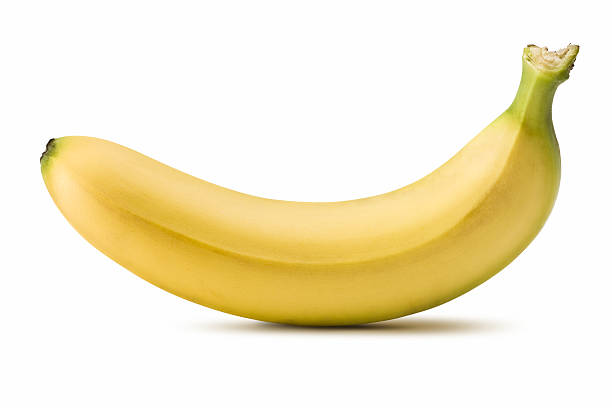
#> input picture pics/bananapic.jpg, 612 x 408 px, found by its file name
$ jupyter execute tp07.ipynb
#> lines starting #> are read from the running program, lines starting #| are printed output that depends on the picture; after the words box and inside, x2 and y2 are one past the last pixel; in counts of white or black regions, pixels touching at a corner belong together
belkacem dounia

# **TP07 : Détection et Segmentation de Contours Fermés par Filtre de Kirsch**

---

## **1. Objectif**

L’objectif de ce TP est de détecter et segmenter automatiquement les **contours fermés** dans une image en niveaux de gris.
Pour cela, on utilise successivement :
- le **filtre de Kirsch** (pour la détection multi-directionnelle des bords),
- la **méthode d’Otsu** (pour le seuillage automatique des contours),
- puis une étape de **segmentation et vérification des contours fermés** à l’aide d’outils morphologiques.

---

## **2. Méthodologie**

### **2.1. Détection des contours avec le filtre de Kirsch**

(expliquee dans le tp precedent)
### **2.2. Seuillage automatique par la méthode d’Otsu**
(expliquee dans le tp precedent)
.

### **2.3. Segmentation et vérification des contours fermés**

- On utilise la fonction `cv2.findContours` pour extraire tous les contours de l’image binaire.
- On vérifie la fermeture des contours (ici via la convexité) et on ne conserve que les contours fermés.
- Les contours fermés sont ensuite dessinés et remplis pour obtenir une image segmentée des objets détectés.

---

## **3. Résultats**
- L’étape de segmentation permet d’isoler et de visualiser uniquement les **contours fermés**, correspondant souvent à des objets ou régions d’intérêt.
---
## **4. Conclusion**

La combinaison du **filtre de Kirsch** (pour la détection multi-directionnelle des contours), du **seuillage automatique d’Otsu** (pour la binarisation) et de l’**analyse morphologique** (pour la segmentation des contours fermés) permet d’obtenir une segmentation robuste et automatisée des objets fermés dans une image.

[cell 1]
import numpy as np
import matplotlib.pyplot as plt
from PIL import Image
import cv2

# --- Étape 1 : Charger et convertir l'image ---
image_path = r"C:\Users\DELL\Desktop\tp_tim\pics\bananapic.jpg"
image = Image.open(image_path).convert('L')
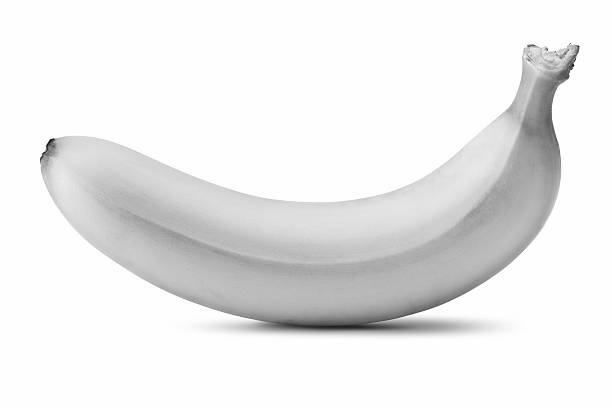
#> image: PIL image 612x408 L; min 4, max 255, mean 235.3
image_array = np.array(image)

# --- Étape 2 : Définir les 8 masques de Kirsch ---
kirsch_kernels = [
    np.array([[ 5,  5,  5],
              [-3,  0, -3],
              [-3, -3, -3]]),  # Nord
    np.array([[ 5,  5, -3],
              [ 5,  0, -3],
              [-3, -3, -3]]),  # Nord-Est
    np.array([[ 5, -3, -3],
              [ 5,  0, -3],
              [ 5, -3, -3]]),  # Est
    np.array([[-3, -3, -3],
              [ 5,  0, -3],
              [ 5,  5, -3]]),  # Sud-Est
    np.array([[-3, -3, -3],
              [-3,  0, -3],
              [ 5,  5,  5]]),  # Sud
    np.array([[-3, -3, -3],
              [-3,  0,  5],
              [-3,  5,  5]]),  # Sud-Ouest
    np.array([[-3, -3,  5],
              [-3,  0,  5],
              [-3, -3,  5]]),  # Ouest
    np.array([[-3,  5,  5],
              [-3,  0,  5],
              [-3, -3, -3]])   # Nord-Ouest
]

# --- Étape 3 : Appliquer le filtre de Kirsch ---
def apply_kirsch_filter(image, kernels):
    padded_image = np.pad(image, pad_width=1, mode='constant', constant_values=0)
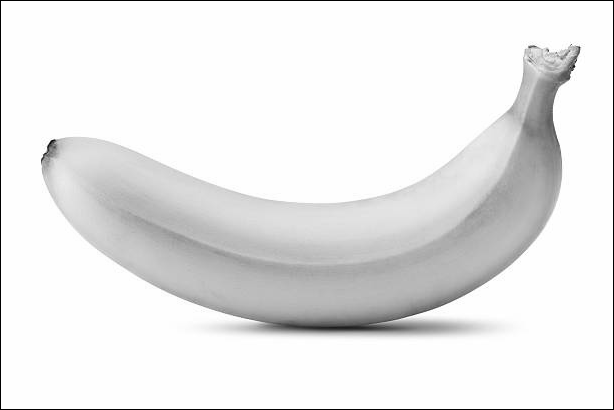
#> padded_image: shape (410, 614); min 0, max 255, mean 233.4
    rows, cols = image.shape
#> rows = 408; cols = 612
    responses = []

    for kernel in kernels:
        response = np.zeros_like(image, dtype=np.float32)
        for i in range(1, rows + 1):
            for j in range(1, cols + 1):
                region = padded_image[i-1:i+2, j-1:j+2]
                value = np.sum(region * kernel)
                response[i-1, j-1] = value
        responses.append(response)
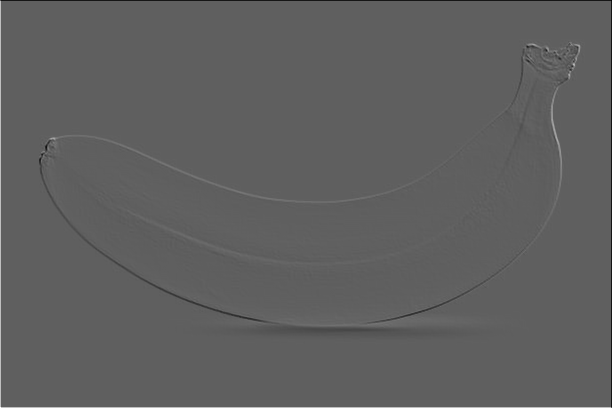
#> response: shape (408, 612) float32; min -2286, max 3810, mean 2.1; drawn with min black and max white
#> after the loop, responses = 8 items

    final_response = np.maximum.reduce(responses)
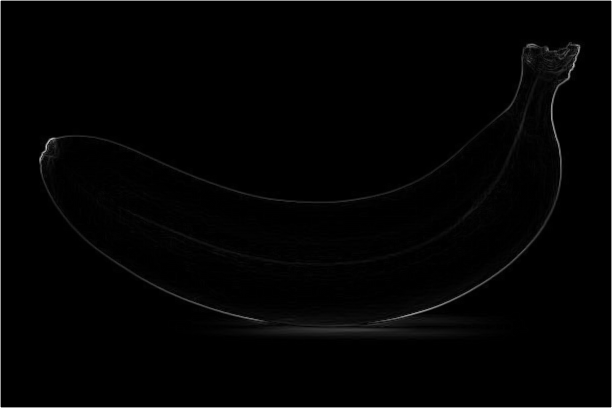
#> final_response: shape (408, 612) float32; min 0, max 3810, mean 46.9; drawn with min black and max white
    return np.clip(final_response, 0, 255).astype(np.uint8)
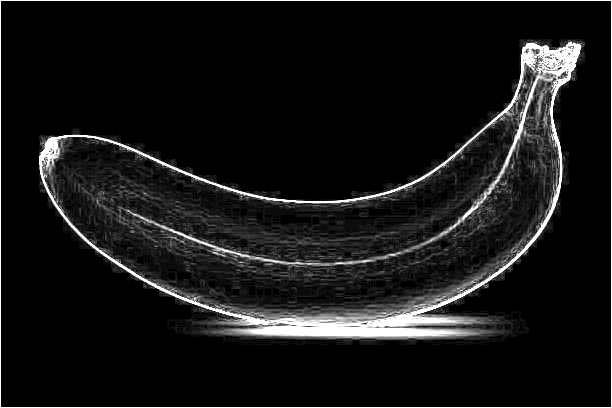
#> returned value: shape (408, 612); min 0, max 255, mean 22.5

# --- Étape 4 : Méthode d'Otsu pour le seuillage automatique ---
def otsu_threshold(image):
    histogram, _ = np.histogram(image, bins=256, range=(0, 256))
#> histogram = 256 values, max 168206 at index 0, min 4 at index 1, mean 975.4
    total_pixels = image.size
#> total_pixels = 249696

    current_max = 0
    threshold = 0
    sum_total = np.dot(np.arange(256), histogram)
#> sum_total = 5618662
    sum_background = 0
    weight_background = 0

    for t in range(256):
        weight_background += histogram[t]
        if weight_background == 0:
            continue

        weight_foreground = total_pixels - weight_background
        if weight_foreground == 0:
            break

        sum_background += t * histogram[t]

        mean_background = sum_background / weight_background
        mean_foreground = (sum_total - sum_background) / weight_foreground

        between_class_variance = weight_background * weight_foreground * (mean_background - mean_foreground) ** 2

        if between_class_variance > current_max:
            current_max = between_class_variance
            threshold = t
#> this loop made 256 passes
#> (weight_background, weight_foreground, sum_background, mean_background, mean_foreground, current_max) on passes 1 to 12: (168206, 81490, 0, 0, 68.95, 6.52e+13), (168210, 81486, 4, 2.38e-05, 68.95, 6.52e+13), (168407, 81289, 398, 0.00236, 69.11, 6.54e+13), (168989, 80707, 2144, 0.0127, 69.59, 6.6e+13), (169065, 80631, 2448, 0.0145, 69.65, 6.61e+13), (169591, 80105, 5078, 0.0299, 70.08, 6.67e+13), (170548, 79148, 10820, 0.0634, 70.85, 6.76e+13), (170738, 78958, 12150, 0.0712, 71.01, 6.78e+13), (171344, 78352, 16998, 0.0992, 71.49, 6.84e+13), (175524, 74172, 54618, 0.311, 75.02, 7.27e+13), (176278, 73418, 62158, 0.353, 75.68, 7.34e+13), (177114, 72582, 71354, 0.403, 76.43, 7.43e+13)
#> (weight_background, weight_foreground) on pass 100: (232585, 17111)
#| Seuil automatique (Otsu) = 111

    return threshold

# --- Étape 5 :
def binarize_image(image, threshold):
#> called with threshold = 111
    binary_image = np.where(image > threshold, 255, 0).astype(np.uint8)
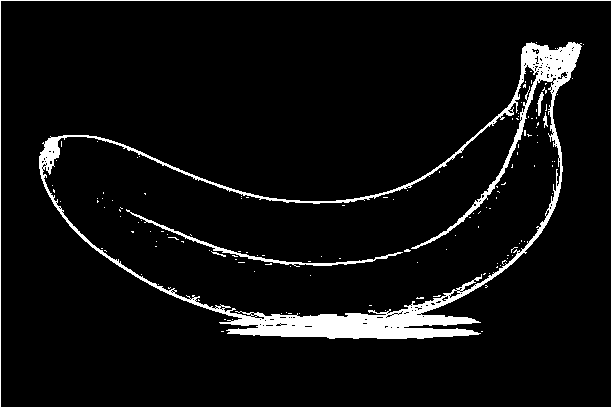
#> binary_image: shape (408, 612); 6.3% white; 141 white regions (135 under 20 px), largest, box (x1, y1, x2, y2) and area: (39, 42, 582, 339) 12339, (0, 0, 612, 408) 2036, (126, 209, 403, 267) 789, (537, 92, 544, 116) 74, (543, 112, 548, 128) 38, (211, 251, 226, 257) 26
    return binary_image


def segment_and_verify_closed_contours(binary_image):

    contours, _ = cv2.findContours(binary_image, cv2.RETR_EXTERNAL, cv2.CHAIN_APPROX_SIMPLE)

    closed_contours = []
    for contour in contours:

        if cv2.isContourConvex(contour):
            closed_contours.append(contour)
#> this loop made 1 pass
#> contour on pass 1: [[0, 0], [0, 407], [611, 407], [611, 0]]


    segmented_image = np.zeros_like(binary_image)
    cv2.drawContours(segmented_image, closed_contours, -1, (255), thickness=cv2.FILLED)
#> segmented_image: shape (408, 612); every value is 255

    return segmented_image, closed_contours


kirsch_edges = apply_kirsch_filter(image_array, kirsch_kernels)
threshold = otsu_threshold(kirsch_edges)
print(f"Seuil automatique (Otsu) = {threshold}")
binary_edges = binarize_image(kirsch_edges, threshold)


segmented_image, closed_contours = segment_and_verify_closed_contours(binary_edges)

# --- Affichage des résultats ---
fig, axes = plt.subplots(1, 4, figsize=(20, 6))

axes[0].imshow(image_array, cmap='gray')
axes[0].set_title("Image originale")
axes[0].axis('off')

axes[1].imshow(kirsch_edges, cmap='gray')
axes[1].set_title("Contours Kirsch (niveaux de gris)")
axes[1].axis('off')

axes[2].imshow(binary_edges, cmap='gray')
axes[2].set_title("Contours binaires (Otsu)")
axes[2].axis('off')

axes[3].imshow(segmented_image, cmap='gray')
axes[3].set_title("Contours fermés segmentés")
axes[3].axis('off')

plt.tight_layout()
plt.show()
print(f"Nombre de contours fermés détectés : {len(closed_contours)}")
#| Nombre de contours fermés détectés : 1
